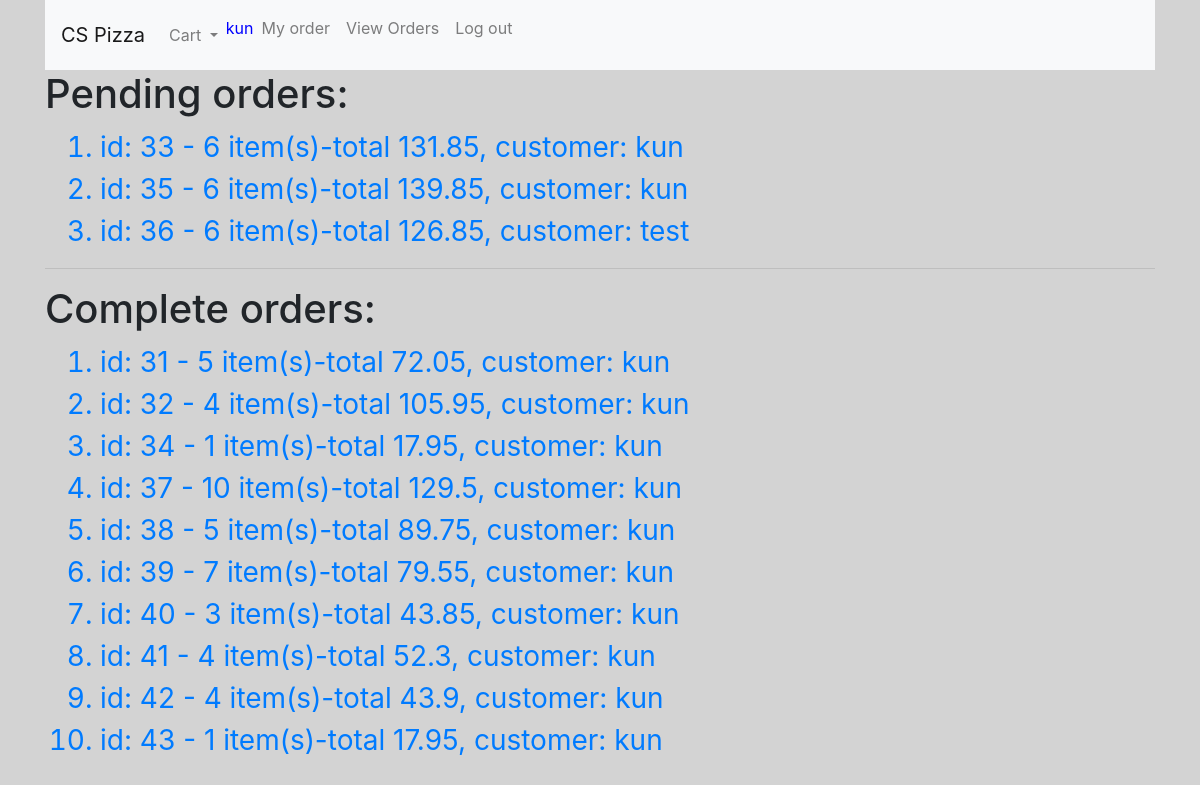
The page /order_view (signed in) on the database its author committed.
### orders/models.py (models this page shows, shortened)
class Order(models.Model):
    username = models.CharField(max_length=64)
    pizza = models.ManyToManyField(Pizza, blank=True)
    sub = models.ManyToManyField(Sub, blank=True)
    pasta = models.ManyToManyField(Pasta, blank=True)
    salad = models.ManyToManyField(Salad, blank=True)
    dinnerplatter = models.ManyToManyField(DinnerPlatter, blank=True)
    is_complete = models.BooleanField(default=False)
    def sum_price(self, obj):
        this_sum = 0
        if len(obj.all()) > 0:
            for item in obj.all():
                this_sum += item.price
        return this_sum
    def total(self):
        total_sum = 0
        total_sum += self.sum_price(self.pizza)
        total_sum += self.sum_price(self.sub)
        total_sum += self.sum_price(self.pasta)
        total_sum += self.sum_price(self.salad)
        total_sum += self.sum_price(self.dinnerplatter)
        return round(total_sum, 2)
    def item_count(self):
        count = 0
        count += len(self.pizza.all())
        count += len(self.sub.all())
        count += len(self.pasta.all())
        count += len(self.salad.all())
        count += len(self.dinnerplatter.all())
        return count
    def __str__(self):
        return f"""id: {self.id} - {self.item_count()} item(s)-total {self.total()}"""

class PizzaMenu(models.Model):
    type = models.CharField(max_length=32)
    size = models.CharField(max_length=10)
    topping_option = models.IntegerField() # 0(cheese), 1, 2, 3, 5 toppings
    price = models.FloatField()

class SubMenu(models.Model):
    name = models.CharField(max_length=32)
    size = models.CharField(max_length=10)
    price = models.FloatField()

class PastaMenu(models.Model):
    name = models.CharField(max_length=32)
    price = models.FloatField()

class SaladMenu(models.Model):
    name = models.CharField(max_length=32)
    price = models.FloatField()

class DinnerPlatterMenu(models.Model):
    name = models.CharField(max_length=32)
    size = models.CharField(max_length=10)
    price = models.FloatField()

### orders/views.py (the view)
# urls.py: path("order_view", views.order_view, name="order_view"),
def order_view(request):
    if request.user.is_authenticated and request.user.is_staff:
        interested_att = ['pizza','sub','pasta','salad','dinnerplatter']
        order_all = Order.objects.all()
        cart_item_count = 0
        try:
            for k in request.session['cart'].keys():
                cart_item_count += len(request.session['cart'][k])
        except KeyError:
            pass
        complete_order = []
        pending_order = []
        for order in order_all:
            if order.is_complete:
                complete_order.append(order)
            else:
                pending_order.append(order)
        contect = {
        'order_data' : order_all,
        'cart_count' : cart_item_count,
        'complete_order' : complete_order,
        'pending_order' : pending_order
        }
        return render(request, 'orders/order_view.html', contect)
    else:
        return render(request, 'orders/error.html', {'message':'Can not access to this page'})

### orders/templates/orders/order_view.html (shortened to what this page needs)
{% extends "orders/base.html" %}
{% block body %}
  {% if pending_order %}
    <h1>Pending orders:</h1>
    <ol>
      {% for order in pending_order %}
      <div class="container">
          <a href="{% url 'order_details' order.id  %}" class="order_link">
            <li>
              {{order}}, customer: {{order.username}}
            </li>
          </a>
      </div>
      {% endfor %}
    </ol>
  {% endif %}
  <hr>
  {% if complete_order %}
    <h1>Complete orders:</h1>
    <ol>
      <div class="container">
        {% for order in complete_order %}
          <a href="{% url 'order_details' order.id %}" class="order_link"><li>{{order}}, customer: {{request.user.username}}</li></a>
        {% endfor %}
      </div>
    </ol>
  {% endif %}
{% endblock %}

### orders/templates/orders/base.html (shortened to what this page needs)
<!DOCTYPE html>
<html>
    <head>
        <link rel="stylesheet" href="https://stackpath.bootstrapcdn.com/bootstrap/4.3.1/css/bootstrap.min.css">
        {% load static %}
        <link rel="stylesheet" href="{% static 'css/style.css' %}">
    </head>
    <body>
      <div class="container">
      {% if request.user.is_authenticated %}
        <nav class="navbar navbar-expand-lg navbar-light bg-light">
          <a class="navbar-brand" href="{% url 'index' %}" >CS Pizza</a>
          <div class="collapse navbar-collapse" id="navbarNavDropdown">
            <ul class="navbar-nav">
              <li class="nav-item dropdown">
                <a id="cart" class="nav-link dropdown-toggle notification" href="#" id="navbarDropdownMenuLink" role="button" data-toggle="dropdown" aria-haspopup="true" aria-expanded="false">
                  <span>Cart</span>
                </a>
              </li>
              <span id="username_display" class="navbar-text">
                {{request.user.username}}
              </span>
              <li class="nav-item">
                <a class="nav-link" href="{% url 'customer_order_view' %}">My order</a>
              </li>
              {% if request.user.is_staff %}
                <li class="nav-item">
                  <a class="nav-link" href="{% url 'order_view' %}">View Orders</a>
                </li>
              {% endif %}
              <li class="nav-item">
                <a id="nav_dinnerplatter" class="nav-link" href="{% url 'logout' %}">Log out</a>
              </li>
            </ul>
          </div>
        </nav>
        {% endif %}
        {% block body %}
        {% endblock %}
      </div>
    </body>
</html>

### orders/static/css/style.css (style rules this page uses)
body { background-color: lightgray; }
#username_display { color: Blue; }
.notification { color: white; text-decoration: none; padding: 15px 26px; position: relative; display: inline-block; border-radius: 2px; }
.order_link { font-size: 28px; }

### rows shown on the page
Order: id.price "id: 33 - 6 item(s)-total 131.85", username "kun"
Order: id.price "id: 35 - 6 item(s)-total 139.85", username "kun"
Order: id.price "id: 36 - 6 item(s)-total 126.85", username "test"
Order: id.price "id: 31 - 5 item(s)-total 72.05"
Order: id.price "id: 32 - 4 item(s)-total 105.95"
Order: id.price "id: 34 - 1 item(s)-total 17.95"
Order: id.price "id: 37 - 10 item(s)-total 129.5"
Order: id.price "id: 38 - 5 item(s)-total 89.75"
Order: id.price "id: 39 - 7 item(s)-total 79.55"
Order: id.price "id: 40 - 3 item(s)-total 43.85"
Order: id.price "id: 41 - 4 item(s)-total 52.3"
Order: id.price "id: 42 - 4 item(s)-total 43.9"
Order: id.price "id: 43 - 1 item(s)-total 17.95"

### other values the page prints
{{ request.user.username }} "kun"
